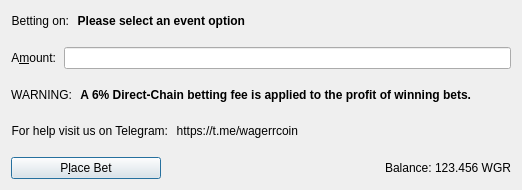
         <widget class="QFrame" name="frame_Send">

          <layout class="QVBoxLayout" name="verticalLayout">

              <item>
               <layout class="QHBoxLayout" name="horizontalLayoutCoinControl2" stretch="0,0,0,0">
                <property name="spacing">
                 <number>8</number>
                </property>
                <property name="bottomMargin">
                 <number>10</number>
                </property>

                    <item>
                     <widget class="QLabel" name="eventLabel2">
                      <property name="text">
                       <string>Betting on:</string>
                      </property>
                      <property name="alignment">
                       <set>Qt::AlignLeft|Qt::AlignTrailing|Qt::AlignVCenter</set>
                      </property>
                     </widget>
                    </item>

                    <item>
                     <widget class="QLabel" name="eventLabel">
                      <property name="text">
                       <string>Please select an event option</string>
                      </property>
                      <property name="alignment">
                       <set>Qt::AlignLeft|Qt::AlignTrailing|Qt::AlignVCenter</set>
                      </property>
                      <property name="font">
                       <font>
                        <bold>true</bold>
                       </font>
                      </property>
                     </widget>
                    </item>

                    <item>
                     <spacer name="horizontalSpacer">
                      <property name="orientation">
                       <enum>Qt::Horizontal</enum>
                      </property>
                      <property name="sizeHint" stdset="0">
                       <size>
                        <width>40</width>
                        <height>20</height>
                       </size>
                      </property>
                     </spacer>
                    </item>

               </layout>
              </item>

              <item>
               <layout class="QHBoxLayout" name="horizontalLayoutCoinControl2" stretch="0,0,0,0">
                <property name="spacing">
                 <number>8</number>
                </property>
                <property name="bottomMargin">
                 <number>10</number>
                </property>

                    <item>
                     <widget class="QLabel" name="amountLabel">
                      <property name="text">
                       <string>A&amp;mount:</string>
                      </property>
                      <property name="alignment">
                       <set>Qt::AlignRight|Qt::AlignTrailing|Qt::AlignVCenter</set>
                      </property>
                      <property name="buddy">
                       <cstring>payAmount</cstring>
                      </property>
                     </widget>
                    </item>

                    <item>
                     <widget class="BitcoinAmountField" name="payAmount"/>
                    </item>

               </layout>
              </item>

              <item>
               <layout class="QHBoxLayout" name="horizontalLayoutCoinControl2" stretch="0,0,0,0">
                <property name="spacing">
                 <number>8</number>
                </property>
                <property name="bottomMargin">
                 <number>10</number>
                </property>

                    <item>
                     <widget class="QLabel" name="warningLabel2">
                      <property name="text">
                       <string>WARNING:</string>
                      </property>
                      <property name="alignment">
                       <set>Qt::AlignLeft|Qt::AlignTrailing|Qt::AlignVCenter</set>
                      </property>
                     </widget>
                    </item>

                    <item>
                     <widget class="QLabel" name="warningLabel">
                      <property name="text">
                       <string>A 6% Direct-Chain betting fee is applied to the profit of winning bets.</string>
                      </property>
                      <property name="alignment">
                       <set>Qt::AlignLeft|Qt::AlignTrailing|Qt::AlignVCenter</set>
                      </property>
                      <property name="font">
                       <font>
                        <bold>true</bold>
                       </font>
                      </property>
                     </widget>
                    </item>

                    <item>
                     <spacer name="horizontalSpacer">
                      <property name="orientation">
                       <enum>Qt::Horizontal</enum>
                      </property>
                      <property name="sizeHint" stdset="0">
                       <size>
                        <width>40</width>
                        <height>20</height>
                       </size>
                      </property>
                     </spacer>
                    </item>

               </layout>
              </item>

              <item>
               <layout class="QHBoxLayout" name="horizontalLayoutCoinControl2" stretch="0,0,0,0">
                <property name="spacing">
                 <number>8</number>
                </property>
                <property name="bottomMargin">
                 <number>10</number>
                </property>

                    <item>
                     <widget class="QLabel" name="warningLabel2">
                      <property name="text">
                       <string>For help visit us on Telegram:</string>
                      </property>
                      <property name="alignment">
                       <set>Qt::AlignLeft|Qt::AlignTrailing|Qt::AlignVCenter</set>
                      </property>
                     </widget>
                    </item>

                    <item>
                     <widget class="QLabel" name="warningLabel">
                      <property name="text">
                       <string notr="true">https://t.me/wagerrcoin</string>
                      </property>
                      <property name="alignment">
                       <set>Qt::AlignLeft|Qt::AlignTrailing|Qt::AlignVCenter</set>
                      </property>
                      <property name="textInteractionFlags">
                       <set>Qt::LinksAccessibleByMouse|Qt::TextSelectableByMouse</set>
                      </property>
                     </widget>
                    </item>

                    <item>
                     <spacer name="horizontalSpacer">
                      <property name="orientation">
                       <enum>Qt::Horizontal</enum>
                      </property>
                      <property name="sizeHint" stdset="0">
                       <size>
                        <width>40</width>
                        <height>20</height>
                       </size>
                      </property>
                     </spacer>
                    </item>

               </layout>
              </item>

           <item>
          <layout class="QHBoxLayout" name="horizontalLayout">
           <property name="bottomMargin">
            <number>0</number>
           </property>
           <item>
            <widget class="QPushButton" name="placeBetButton">
             <property name="minimumSize">
              <size>
               <width>150</width>
               <height>0</height>
              </size>
             </property>
             <property name="text">
              <string>P&amp;lace Bet</string>
             </property>
             <property name="icon">
              <iconset resource="../wagerr.qrc">
               <normaloff>:/icons/send</normaloff>:/icons/send</iconset>
             </property>
             <property name="autoDefault">
              <bool>false</bool>
             </property>
             <property name="default">
              <bool>true</bool>
             </property>
            </widget>
           </item>
           <!-- <item>
            <widget class="QPushButton" name="clearButton">
             <property name="sizePolicy">
              <sizepolicy hsizetype="Minimum" vsizetype="Fixed">
               <horstretch>0</horstretch>
               <verstretch>0</verstretch>
              </sizepolicy>
             </property>
             <property name="toolTip">
              <string>Clear all fields of the form.</string>
             </property>
             <property name="text">
              <string>Clear &amp;All</string>
             </property>
             <property name="icon">
              <iconset resource="../wagerr.qrc">
               <normaloff>:/icons/remove</normaloff>:/icons/remove</iconset>
             </property>
             <property name="autoDefault">
              <bool>false</bool>
             </property>
            </widget>
           </item>
           <item>
            <widget class="QPushButton" name="addButton">
             <property name="toolTip">
              <string>Send to multiple recipients at once</string>
             </property>
             <property name="text">
              <string>Add &amp;Recipient</string>
             </property>
             <property name="icon">
              <iconset resource="../wagerr.qrc">
               <normaloff>:/icons/add</normaloff>:/icons/add</iconset>
             </property>
             <property name="autoDefault">
              <bool>false</bool>
             </property>
            </widget>
           </item> -->
           <item>
            <spacer name="horizontalSpacer">
             <property name="orientation">
              <enum>Qt::Horizontal</enum>
             </property>
             <property name="sizeHint" stdset="0">
              <size>
               <width>40</width>
               <height>20</height>
              </size>
             </property>
            </spacer>
           </item>
           <item>
            <layout class="QHBoxLayout" name="horizontalLayout_2">
             <property name="spacing">
              <number>3</number>
             </property>
             <!-- zwgr <item>
              <widget class="QCheckBox" name="checkzWGR">
               <property name="enabled">
                <bool>false</bool>
               </property>
               <property name="text">
                <string>Anonymized WGR</string>
               </property>
              </widget>
             </item>
             <item>
              <widget class="QCheckBox" name="checkSwiftTX">
               <property name="enabled">
                <bool>true</bool>
               </property>
               <property name="minimumSize">
                <size>
                 <width>85</width>
                 <height>0</height>
                </size>
               </property>
               <property name="text">
                <string>SwiftX</string>
               </property>
              </widget>
             </item> -->
             <item>
              <widget class="QLabel" name="label">
               <property name="text">
                <string>Balance:</string>
               </property>
              </widget>
             </item>
             <item>
              <widget class="QLabel" name="labelBalance">
               <property name="sizePolicy">
                <sizepolicy hsizetype="Preferred" vsizetype="Fixed">
                 <horstretch>0</horstretch>
                 <verstretch>0</verstretch>
                </sizepolicy>
               </property>
               <property name="cursor">
                <cursorShape>IBeamCursor</cursorShape>
               </property>
               <property name="text">
                <string notr="true">123.456 WGR</string>
               </property>
               <property name="textInteractionFlags">
                <set>Qt::LinksAccessibleByMouse|Qt::TextSelectableByKeyboard|Qt::TextSelectableByMouse</set>
               </property>
              </widget>
             </item>
            </layout>
           </item>
          </layout>

           </item>
          </layout>

         </widget>
